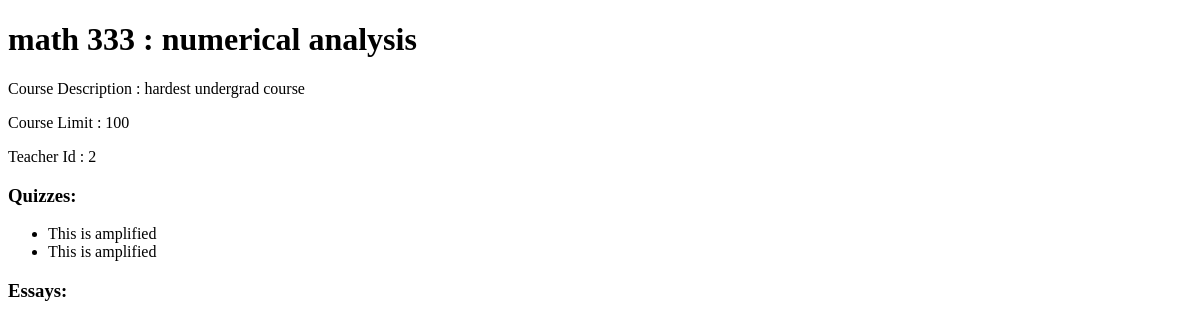
The page /course/8 on the database as committed earlier.
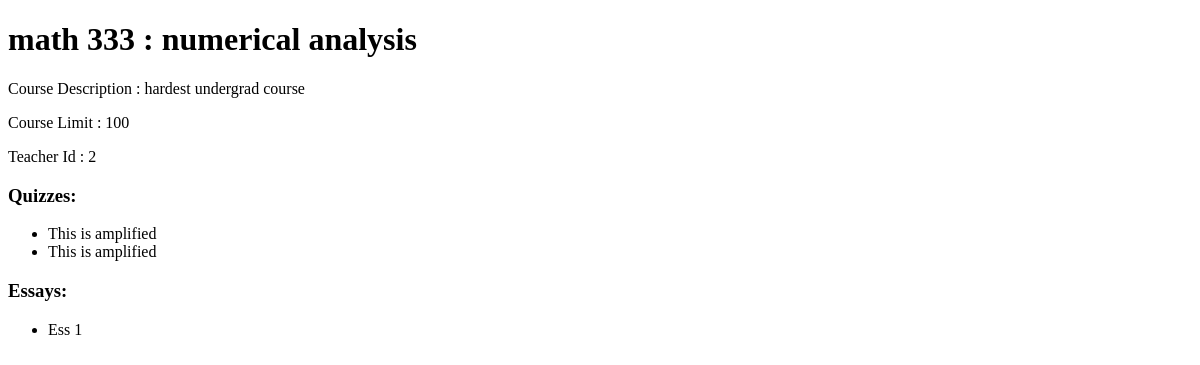
The same page on the database as committed later.
### website/models.py (models this page shows)
class Course(db.Model):
    __tablename__ = 'courses'
    id = db.Column(db.Integer, primary_key=True)
    course_code = db.Column(db.Integer(), unique = True)
    course_name = db.Column(db.String(150))
    course_limit = db.Column(db.Integer)
    course_desc = db.Column(db.String(1000))
    teacher_id = db.Column(db.Integer, db.ForeignKey('users.id'))

class Quiz(db.Model, UserMixin):
    __tablename__ = 'quizzes'
    id=db.Column(db.Integer, primary_key=True)
    quiz_name = db.Column(db.String(150))
    course_id = db.Column(db.Integer, db.ForeignKey('courses.id'))

class Essay(db.Model, UserMixin):
    __tablename__ = 'essays'
    id=db.Column(db.Integer, primary_key=True)
    essay_name = db.Column(db.String(150))
    course_id = db.Column(db.Integer, db.ForeignKey('courses.id'))

### website/views.py (the view)
@views.route('/course/<int:course_id>')
def course_page(course_id):
    course = Course.query.get(course_id)
    quizzes = Quiz.query.filter_by(course_id=course_id).all()
    essays = Essay.query.filter_by(course_id=course_id).all()
    return render_template('coursePage.html', course=course, quizzes=quizzes, essays=essays)

### website/templates/coursePage.html (shortened to what this page needs)
<!DOCTYPE html>
<html>
<head>
</head>
<body>
    <h1>{{ course.course_code }} : {{ course.course_name}}</h1>
    <p>Course Description : {{ course.course_desc }}</p>
    <p>Course Limit : {{ course.course_limit }}</p>
    <p>Teacher Id : {{ course.teacher_id }}</p>
    <h3>Quizzes:</h3>
    <ul>
        {% for quiz in quizzes %}
            <li>{{ quiz.quiz_name }}</li>
        {% endfor %}
    </ul>
    <h3>Essays:</h3>
    <ul>
        {% for essay in essays %}
                <li>{{ essay.essay_name }}</li>
        {% endfor %}
    </ul>
</body>
</html>

Rows that differ between the two databases and show on the page:
added Essay: essay_name "Ess 1"
